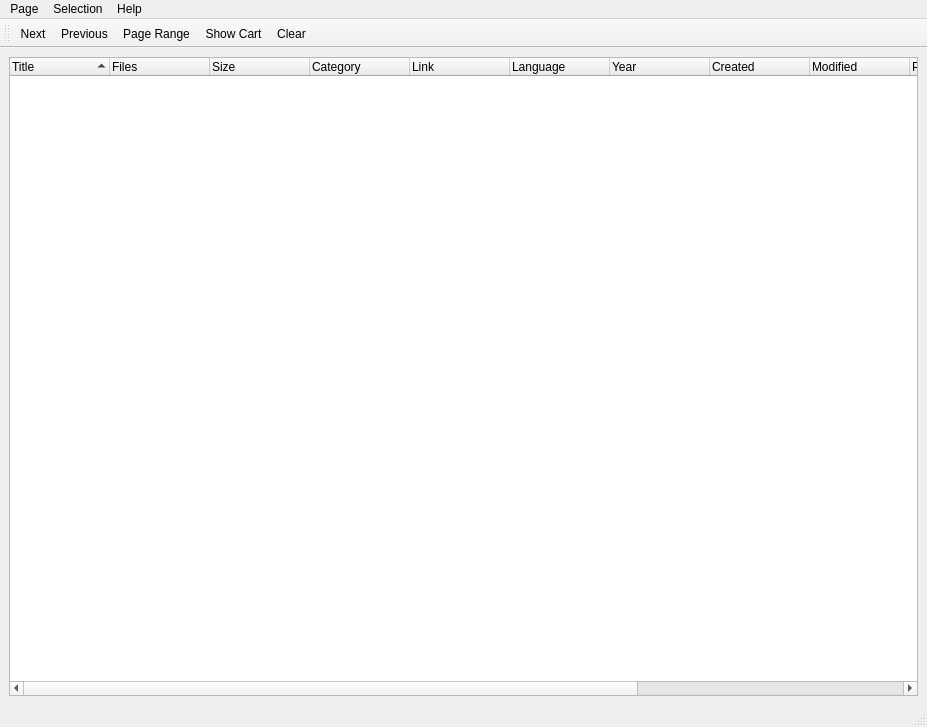
<?xml version="1.0" encoding="UTF-8"?>
<ui version="4.0">
 <class>MainWindow</class>
 <widget class="QMainWindow" name="MainWindow">
  <property name="geometry">
   <rect>
    <x>0</x>
    <y>0</y>
    <width>927</width>
    <height>727</height>
   </rect>
  </property>
  <property name="sizePolicy">
   <sizepolicy hsizetype="Maximum" vsizetype="Maximum">
    <horstretch>0</horstretch>
    <verstretch>0</verstretch>
   </sizepolicy>
  </property>
  <property name="windowTitle">
   <string>MainWindow</string>
  </property>
  <property name="windowIcon">
   <iconset>
    <normaloff>:/new/icons/vercd.png</normaloff>:/new/icons/vercd.png</iconset>
  </property>
  <property name="iconSize">
   <size>
    <width>64</width>
    <height>64</height>
   </size>
  </property>
  <widget class="QWidget" name="centralwidget">
   <layout class="QHBoxLayout" name="horizontalLayout">
    <item>
     <widget class="QTreeWidget" name="treeWidget">
      <property name="sizePolicy">
       <sizepolicy hsizetype="Ignored" vsizetype="Expanding">
        <horstretch>0</horstretch>
        <verstretch>0</verstretch>
       </sizepolicy>
      </property>
      <property name="selectionMode">
       <enum>QAbstractItemView::MultiSelection</enum>
      </property>
      <property name="sortingEnabled">
       <bool>true</bool>
      </property>
      <column>
       <property name="text">
        <string>Title</string>
       </property>
      </column>
      <column>
       <property name="text">
        <string>Files</string>
       </property>
      </column>
      <column>
       <property name="text">
        <string>Size</string>
       </property>
      </column>
      <column>
       <property name="text">
        <string>Category</string>
       </property>
      </column>
      <column>
       <property name="text">
        <string>Link</string>
       </property>
      </column>
      <column>
       <property name="text">
        <string>Language</string>
       </property>
      </column>
      <column>
       <property name="text">
        <string>Year</string>
       </property>
      </column>
      <column>
       <property name="text">
        <string>Created</string>
       </property>
      </column>
      <column>
       <property name="text">
        <string>Modified</string>
       </property>
      </column>
      <column>
       <property name="text">
        <string>Publisher</string>
       </property>
      </column>
      <column>
       <property name="text">
        <string>Picture</string>
       </property>
      </column>
      <column>
       <property name="text">
        <string>Comments</string>
       </property>
      </column>
      <column>
       <property name="text">
        <string>Description</string>
       </property>
      </column>
     </widget>
    </item>
   </layout>
  </widget>
  <widget class="QMenuBar" name="menubar">
   <property name="geometry">
    <rect>
     <x>0</x>
     <y>0</y>
     <width>927</width>
     <height>26</height>
    </rect>
   </property>
   <widget class="QMenu" name="menuPage">
    <property name="title">
     <string>Page</string>
    </property>
    <addaction name="actionOpen"/>
    <addaction name="separator"/>
    <addaction name="actionFirst"/>
    <addaction name="actionNext"/>
    <addaction name="actionPrevious"/>
    <addaction name="actionPage_Range"/>
    <addaction name="separator"/>
    <addaction name="actionExit"/>
   </widget>
   <widget class="QMenu" name="menuView_2">
    <property name="title">
     <string>Selection</string>
    </property>
    <addaction name="actionClear_All"/>
    <addaction name="actionView_cart"/>
    <addaction name="separator"/>
    <addaction name="actionBlock"/>
    <addaction name="actionUnblock"/>
   </widget>
   <widget class="QMenu" name="menuHelp">
    <property name="title">
     <string>Help</string>
    </property>
    <addaction name="actionAbout"/>
   </widget>
   <addaction name="menuPage"/>
   <addaction name="menuView_2"/>
   <addaction name="menuHelp"/>
  </widget>
  <widget class="QStatusBar" name="statusbar"/>
  <widget class="QToolBar" name="toolBar">
   <property name="windowTitle">
    <string>toolBar</string>
   </property>
   <property name="iconSize">
    <size>
     <width>48</width>
     <height>48</height>
    </size>
   </property>
   <property name="toolButtonStyle">
    <enum>Qt::ToolButtonTextUnderIcon</enum>
   </property>
   <attribute name="toolBarArea">
    <enum>TopToolBarArea</enum>
   </attribute>
   <attribute name="toolBarBreak">
    <bool>false</bool>
   </attribute>
   <addaction name="actionNext"/>
   <addaction name="actionPrevious"/>
   <addaction name="actionPage_Range"/>
   <addaction name="actionView_cart"/>
   <addaction name="actionClear_All"/>
  </widget>
  <action name="actionFirst">
   <property name="text">
    <string>First</string>
   </property>
  </action>
  <action name="actionNext">
   <property name="icon">
    <iconset>
     <normaloff>:/new/icons/next.png</normaloff>:/new/icons/next.png</iconset>
   </property>
   <property name="text">
    <string>Next</string>
   </property>
  </action>
  <action name="actionPrevious">
   <property name="icon">
    <iconset>
     <normaloff>:/new/icons/prev.svg</normaloff>:/new/icons/prev.svg</iconset>
   </property>
   <property name="text">
    <string>Previous</string>
   </property>
  </action>
  <action name="actionPage_Range">
   <property name="icon">
    <iconset>
     <normaloff>:/new/icons/range.svg</normaloff>:/new/icons/range.svg</iconset>
   </property>
   <property name="text">
    <string>Page Range</string>
   </property>
  </action>
  <action name="actionExit">
   <property name="text">
    <string>Exit</string>
   </property>
  </action>
  <action name="actionClear_All">
   <property name="text">
    <string>Clear</string>
   </property>
  </action>
  <action name="actionView_cart">
   <property name="icon">
    <iconset>
     <normaloff>:/new/icons/cart.svg</normaloff>:/new/icons/cart.svg</iconset>
   </property>
   <property name="text">
    <string>Show Cart</string>
   </property>
  </action>
  <action name="actionOpen">
   <property name="text">
    <string>Open</string>
   </property>
  </action>
  <action name="actionAbout">
   <property name="text">
    <string>About</string>
   </property>
  </action>
  <action name="actionBlock">
   <property name="text">
    <string>Block</string>
   </property>
  </action>
  <action name="actionUnblock">
   <property name="text">
    <string>Unblock</string>
   </property>
  </action>
  <action name="actionSubscribe">
   <property name="text">
    <string>Subscribe</string>
   </property>
  </action>
 </widget>
 <resources/>
 <connections/>
</ui>
